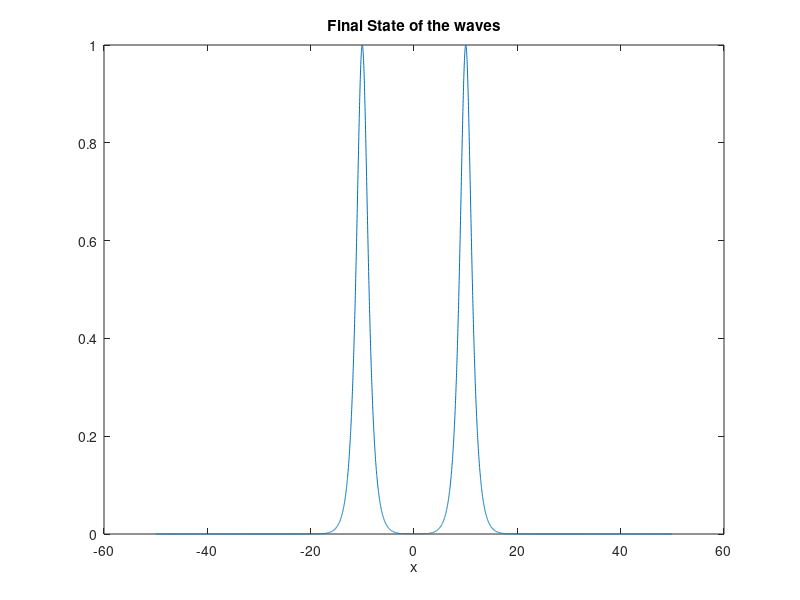

Write the MATLAB code that produced this figure. (Note: this script raises an error after producing the figure.)
L=100;
N=5000;
h=L/N;
tau=0.0025;
tMax=1200;
x1=-20;
v1=5;
x2=20;
v2=-5;
A1=1;
A2=1;
S=0;

x=(-L/2:h:L/2-h);
y=linspace(0,tMax*tau,tMax);
psi=(A1*sech(A1.*(x-x1)).*exp(1i*v1.*(x-x1)))+(A2*sech(A2.*(x-x2)).*exp(1i*v2.*(x-x2)));
% psi=(A1*sech(A1.*(x-x1)).*exp(1i*v1.*(x-x1)));

conserved1=trapz(x,abs(psi).^2);
con=zeros(size(y));
con(1)=conserved1;
figure(1)
plot(x,abs(psi))
z=zeros(tMax, N);
z(1,:)=abs(psi);

n=[0:N/2-1 -N/2:-1].^2;

n=exp(-1i*tau*4*pi^2/L^2*n);
tic
for tt=1:tMax-1
    psi=psi.*exp((1i*tau*2*abs(psi).^2)./(1+S.*sin(abs(psi).^2)));
    
    psi=ifft(n.*fft(psi));
    
%     conserved=trapz(x,abs(psi).^2);
%     con(tt+1)=conserved;
%     plot(x,abs(psi)),drawnow

%     z(tt+1,:)=abs(psi);
end
toc

figure(1)
plot(x,abs(psi)),drawnow
title('Final State of the waves')
xlabel('x')
ylabel(texlabel('|psi|'))
% 
% disp( conserved1-conserved )
% 
% figure(2)
% plot(y,con),drawnow
% title('Conserved Quantity over time')
% xlabel('Time')
% ylabel('N')
% 
% figure(3)
% sur=surf(x, y, z);
% set(sur,'LineStyle','none')
% title('Time evolution of the NLS using Split Step')
% xlabel('x')
% ylabel('Time')
% zlabel(texlabel('|psi|'))
% view(-5.475000000000006,73.666079097422624)